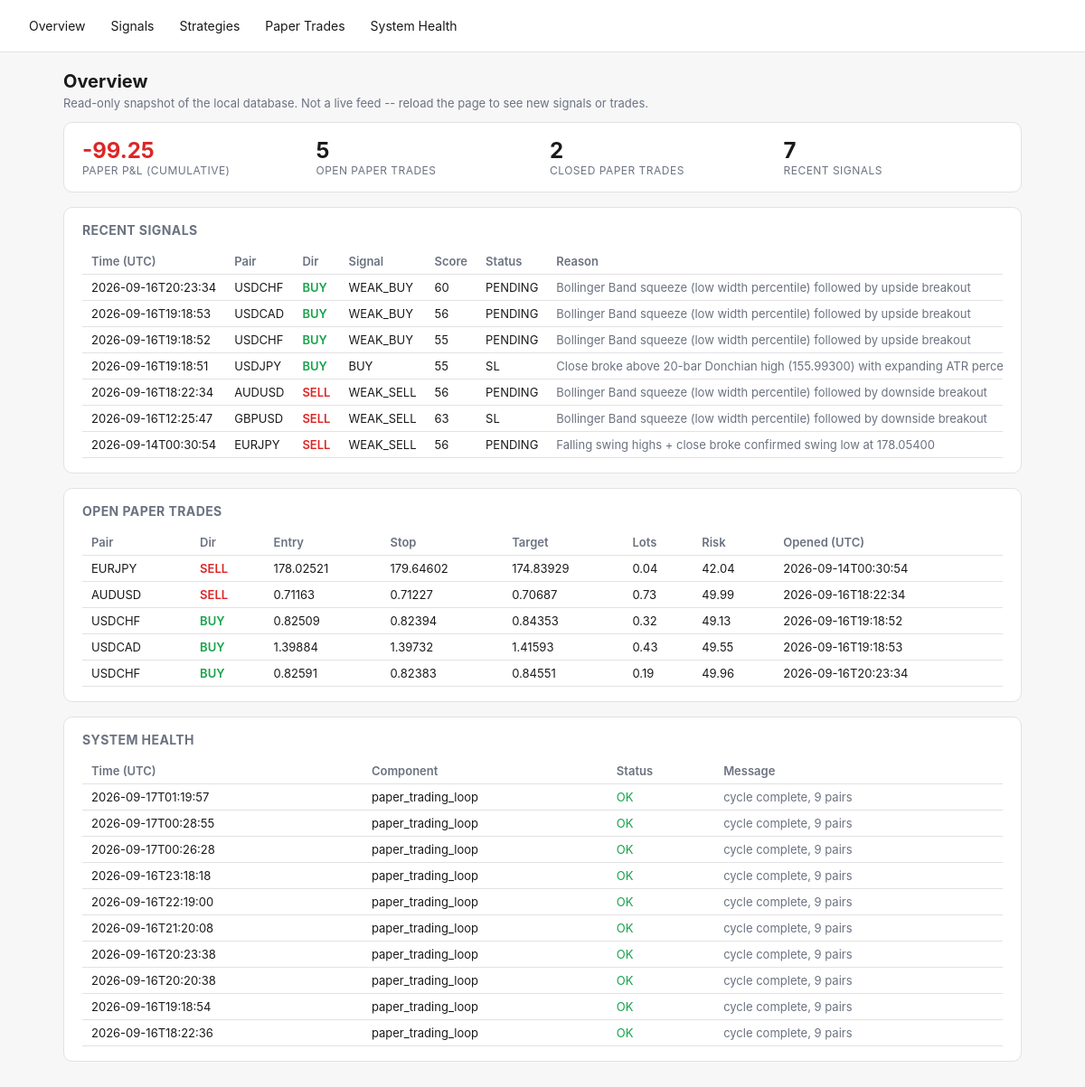
Before: / with the older database file.
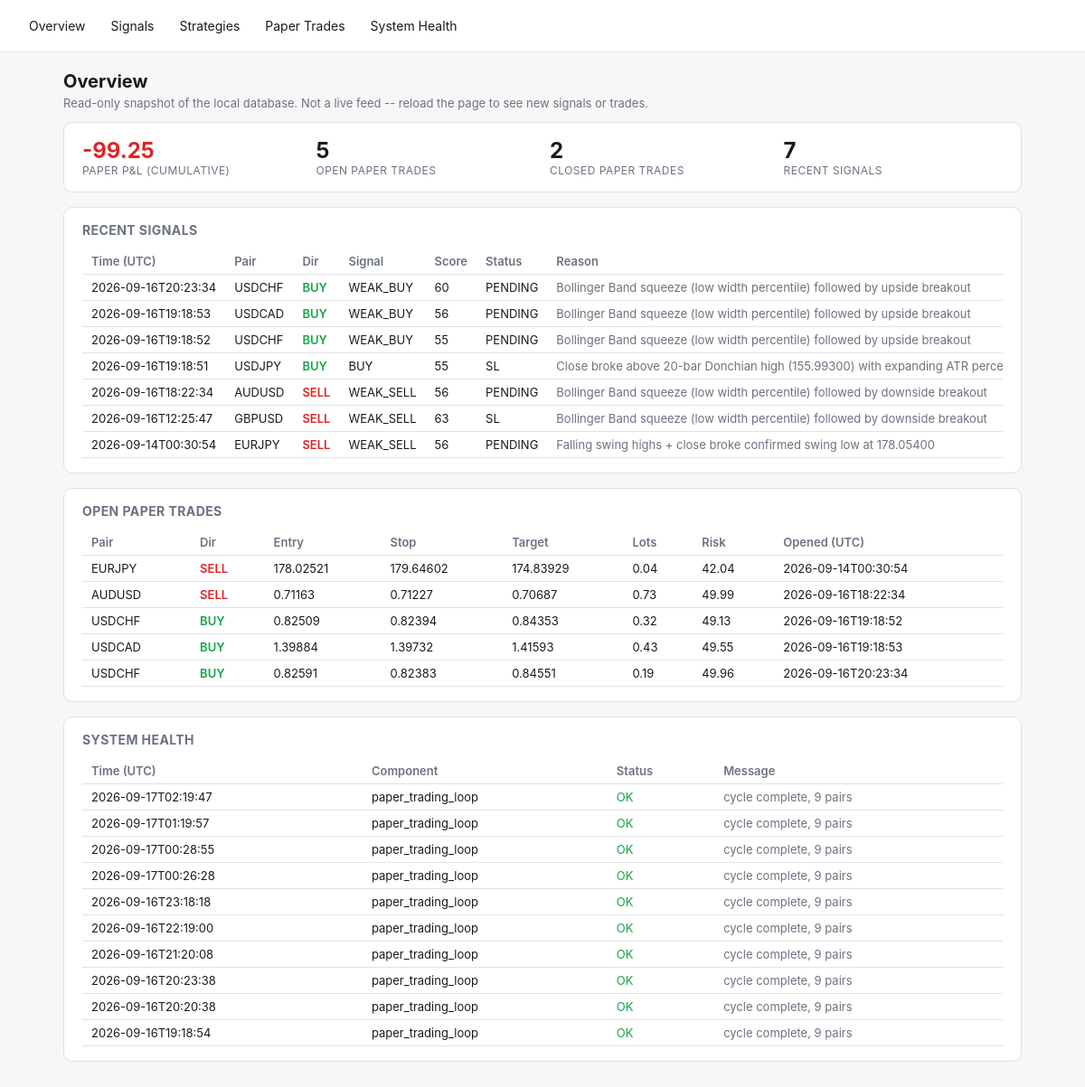
After: the same page with the newer database file.
### tables this page shows
CREATE TABLE signals (
    id TEXT PRIMARY KEY,
    pair TEXT NOT NULL,
    direction TEXT NOT NULL,
    overall_signal TEXT NOT NULL,
    score REAL NOT NULL,
    entry_low REAL, entry_high REAL, stop_loss REAL,
    take_profit_1 REAL, take_profit_2 REAL,
    spread_pips REAL,
    regime TEXT,
    strategies_agree_json TEXT,
    reason TEXT,
    status TEXT NOT NULL DEFAULT 'PENDING',
    created_at TEXT NOT NULL
, timeframe TEXT NOT NULL DEFAULT 'H4');

CREATE TABLE signal_outcomes (
    signal_id TEXT PRIMARY KEY REFERENCES signals(id),
    resolved_at TEXT,
    outcome TEXT,          -- TP | SL | EXPIRED | INVALIDATED
    exit_price REAL,
    pnl_r REAL
);

CREATE TABLE paper_trades (
    id INTEGER PRIMARY KEY AUTOINCREMENT,
    signal_id TEXT REFERENCES signals(id),
    pair TEXT NOT NULL,
    direction TEXT NOT NULL,
    entry_time TEXT NOT NULL,
    entry_price REAL NOT NULL,
    stop_loss REAL NOT NULL,
    take_profit REAL NOT NULL,
    lots REAL,                 -- position size at entry (fx_engine.position_sizing), if it could be computed
    risk_amount REAL,          -- dollar amount risked at entry, lots * stop_distance * pip_value
    exit_time TEXT,
    exit_price REAL,
    exit_reason TEXT,
    pnl_r REAL,
    pnl_amount REAL,           -- real dollar P&L = pnl_r * risk_amount (NULL if risk_amount unknown)
    created_at TEXT NOT NULL
, timeframe TEXT NOT NULL DEFAULT 'H4');

CREATE TABLE system_health (
    id INTEGER PRIMARY KEY AUTOINCREMENT,
    component TEXT NOT NULL,
    status TEXT NOT NULL,       -- OK | WARN | ERROR
    message TEXT,
    checked_at TEXT NOT NULL
);

### fx_engine/dashboard.py (the view)
    @app.route("/")
    def overview():
        d = get_db()
        signals = d.recent_signals(limit=10)
        health = d.recent_health(limit=10)
        open_trades = d.open_paper_trades()
        curve = d.paper_equity_curve()
        latest_equity = curve[-1]["cumulative"] if curve else 0.0
        return render_template(
            "overview.html", signals=signals, health=health, open_trades=open_trades,
            latest_equity=latest_equity, total_closed=len(curve),
        )

### fx_engine/db.py (called while the page is built)
    @contextmanager
    def _conn(self):
        conn = sqlite3.connect(self.path)
        conn.row_factory = sqlite3.Row
        try:
            yield conn
            conn.commit()
        finally:
            conn.close()

    def open_paper_trades(self) -> list[dict]:
        with self._conn() as conn:
            rows = conn.execute("SELECT * FROM paper_trades WHERE exit_time IS NULL").fetchall()
        return [dict(r) for r in rows]

    def recent_signals(self, limit: int = 50) -> list[dict]:
        with self._conn() as conn:
            rows = conn.execute(
                """SELECT s.*, o.outcome, o.pnl_r AS outcome_pnl_r, o.exit_price AS outcome_exit_price
                   FROM signals s LEFT JOIN signal_outcomes o ON o.signal_id = s.id
                   ORDER BY s.created_at DESC LIMIT ?""",
                (limit,),
            ).fetchall()
        return [dict(r) for r in rows]

    def paper_equity_curve(self) -> list[dict]:
        with self._conn() as conn:
            rows = conn.execute(
                """SELECT exit_time, pnl_amount FROM paper_trades
                   WHERE exit_time IS NOT NULL AND pnl_amount IS NOT NULL
                   ORDER BY exit_time ASC"""
            ).fetchall()
        cumulative = 0.0
        curve = []
        for r in rows:
            cumulative += r["pnl_amount"]
            curve.append({"exit_time": r["exit_time"], "pnl_amount": r["pnl_amount"], "cumulative": cumulative})
        return curve

    def recent_health(self, limit: int = 50) -> list[dict]:
        with self._conn() as conn:
            rows = conn.execute(
                "SELECT * FROM system_health ORDER BY id DESC LIMIT ?", (limit,),
            ).fetchall()
        return [dict(r) for r in rows]

### fx_engine/templates/overview.html (shortened to what this page needs)
{% extends "base.html" %}
{% block content %}
<h1>Overview</h1>
<p class="lede">Read-only snapshot of the local database. Not a live feed -- reload the page to see new signals or trades.</p>
<div class="card stat-row">
  <div class="stat">
    <div class="value" style="color:{{ 'var(--green)' if latest_equity >= 0 else 'var(--red)' }}">{{ "%.2f"|format(latest_equity) }}</div>
    <div class="label">Paper P&amp;L (cumulative)</div>
  </div>
  <div class="stat"><div class="value">{{ open_trades|length }}</div><div class="label">Open paper trades</div></div>
  <div class="stat"><div class="value">{{ total_closed }}</div><div class="label">Closed paper trades</div></div>
  <div class="stat"><div class="value">{{ signals|length }}</div><div class="label">Recent signals</div></div>
</div>
<div class="card">
  <h2>Recent Signals</h2>
  <div class="overflow">
  <table>
    <tr><th>Time (UTC)</th><th>Pair</th><th>Dir</th><th>Signal</th><th>Score</th><th>Status</th><th>Reason</th></tr>
    {% for s in signals %}
    <tr>
      <td>{{ s.created_at[:19] }}</td>
      <td>{{ s.pair }}</td>
      <td class="{{ 'buy' if s.direction=='BUY' else 'sell' }}">{{ s.direction }}</td>
      <td>{{ s.overall_signal }}</td>
      <td>{{ "%.0f"|format(s.score) }}</td>
      <td>{{ s.status }}</td>
      <td class="muted">{{ s.reason }}</td>
    </tr>
    {% else %}
    <tr><td colspan="7" class="muted">No signals yet -- run `python -m fx_engine.main signal-once` or `paper`.</td></tr>
    {% endfor %}
  </table>
  </div>
</div>
<div class="card">
  <h2>Open Paper Trades</h2>
  <div class="overflow">
  <table>
    <tr><th>Pair</th><th>Dir</th><th>Entry</th><th>Stop</th><th>Target</th><th>Lots</th><th>Risk</th><th>Opened (UTC)</th></tr>
    {% for t in open_trades %}
    <tr>
      <td>{{ t.pair }}</td>
      <td class="{{ 'buy' if t.direction=='BUY' else 'sell' }}">{{ t.direction }}</td>
      <td>{{ "%.5f"|format(t.entry_price) }}</td>
      <td>{{ "%.5f"|format(t.stop_loss) }}</td>
      <td>{{ "%.5f"|format(t.take_profit) }}</td>
      <td>{{ t.lots if t.lots is not none else "-" }}</td>
      <td>{{ "%.2f"|format(t.risk_amount) if t.risk_amount is not none else "-" }}</td>
      <td>{{ t.entry_time[:19] }}</td>
    </tr>
    {% else %}
    <tr><td colspan="8" class="muted">No open paper trades.</td></tr>
    {% endfor %}
  </table>
  </div>
</div>
<div class="card">
  <h2>System Health</h2>
  <div class="overflow">
  <table>
    <tr><th>Time (UTC)</th><th>Component</th><th>Status</th><th>Message</th></tr>
    {% for h in health %}
    <tr>
      <td>{{ h.checked_at[:19] }}</td>
      <td>{{ h.component }}</td>
      <td class="{{ 'ok' if h.status=='OK' else ('warn' if h.status=='WARN' else 'error') }}">{{ h.status }}</td>
      <td class="muted">{{ h.message }}</td>
    </tr>
    {% else %}
    <tr><td colspan="4" class="muted">No health checks logged yet.</td></tr>
    {% endfor %}
  </table>
  </div>
</div>
{% endblock %}

### fx_engine/templates/base.html (shortened to what this page needs)
<!doctype html>
<html lang="en">
<head>
</head>
<body>
<nav>
  <a href="{{ url_for('overview') }}">Overview</a>
  <a href="{{ url_for('signals_page') }}">Signals</a>
  <a href="{{ url_for('strategies_page') }}">Strategies</a>
  <a href="{{ url_for('paper_trades_page') }}">Paper Trades</a>
  <a href="{{ url_for('health_page') }}">System Health</a>
</nav>
<main>
{% block content %}{% endblock %}
</main>
</body>
</html>

### fx_engine/templates/base.html (style rules this page uses)
:root { --bg:#f7f7f8; --fg:#1a1a1a; --card:#ffffff; --border:#e2e2e5; --accent:#2563eb; --green:#16a34a; --red:#dc2626; --amber:#d97706; --muted:#6b7280; }
* { box-sizing: border-box; }
body { margin:0; font-family:-apple-system,BlinkMacSystemFont,"Segoe UI",sans-serif; background:var(--bg); color:var(--fg); }
nav { display:flex; gap:4px; padding:12px 20px; border-bottom:1px solid var(--border); background:var(--card); flex-wrap:wrap; }
nav a { color:var(--fg); text-decoration:none; padding:8px 12px; border-radius:6px; font-size:14px; }
main { padding:20px; max-width:1100px; margin:0 auto; }
.card { background:var(--card); border:1px solid var(--border); border-radius:10px; padding:16px 20px; margin-bottom:16px; }
table { width:100%; border-collapse:collapse; font-size:13px; }
th, td { text-align:left; padding:6px 10px; border-bottom:1px solid var(--border); white-space:nowrap; }
th { color:var(--muted); font-weight:600; }
.buy { color:var(--green); font-weight:600; }
.sell { color:var(--red); font-weight:600; }
.ok { color:var(--green); }
.muted { color:var(--muted); }
.stat-row { display:flex; gap:16px; flex-wrap:wrap; }
.stat { flex:1; min-width:140px; }
.stat .value { font-size:24px; font-weight:700; }
.stat .label { font-size:12px; color:var(--muted); text-transform:uppercase; letter-spacing:.04em; }
h1 { font-size:20px; margin:0 0 4px; }
h2 { font-size:14px; margin:0 0 12px; color:var(--muted); text-transform:uppercase; letter-spacing:.03em; }
p.lede { color:var(--muted); font-size:13px; margin-top:0; }
.overflow { overflow-x:auto; }

Changed rows visible on the page:
no longer on this page (row unchanged): system_health: checked_at "2026-09-16T18:22:36", component "paper_trading_loop", status "OK", message "cycle complete, 9 pairs"
added system_health: checked_at "2026-09-17T02:19:47", component "paper_trading_loop", status "OK", message "cycle complete, 9 pairs"
